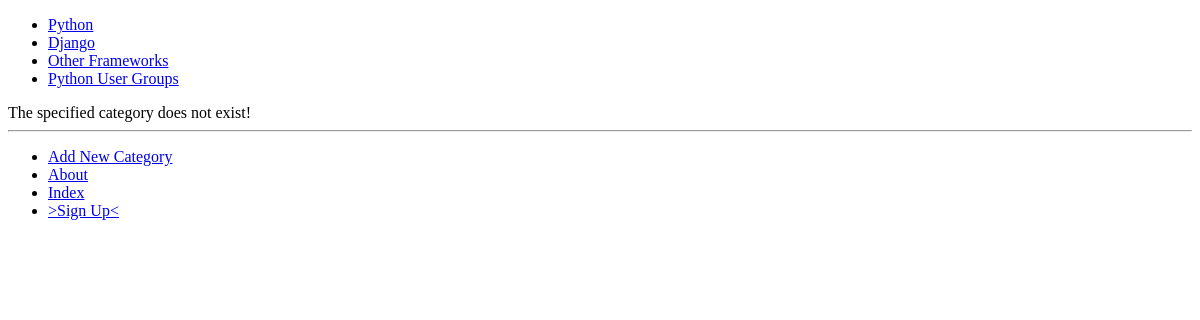
/rango/category/chinese-cartoons/, run on an earlier commit of the app's database.
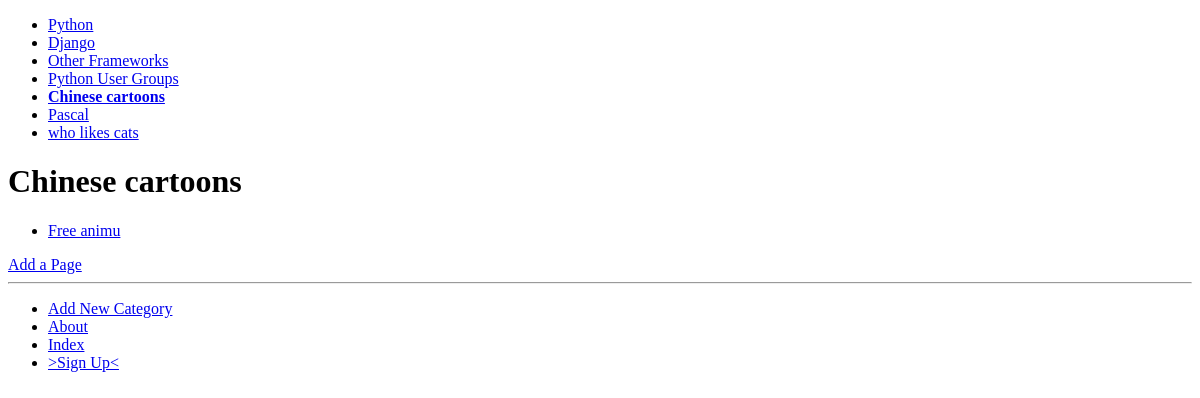
And on a later commit of the database.
### rango/models.py (models this page shows, shortened)
class Category(models.Model):
    name = models.CharField(max_length=128, unique=True)
    views = models.IntegerField(default=0)
    likes = models.IntegerField(default=0)
    slug = models.SlugField(unique=True)
    class Meta:
        verbose_name_plural = 'Categories'

class Page(models.Model):
    category=models.ForeignKey(Category)
    title=models.CharField(max_length=128)
    url=models.URLField()
    views=models.IntegerField(default=0)

### rango/views.py (the view)
def show_category(request,category_name_slug):
    context_dict={}
    try:
        category = Category.objects.get(slug=category_name_slug)
        pages = Page.objects.filter(category=category)
        context_dict['pages'] = pages
        context_dict['category'] = category
    except Category.DoesNotExist:
        context_dict['category'] = None
        context_dict['pages'] = None
    return render(request, 'rango/category.html', context_dict)

### rango/templatetags/rango_template_tags.py (called while the page is built)
@register.inclusion_tag('rango/cats.html')
def get_category_list(cat=None):
    return {'cats':Category.objects.all(),
        'act_cat':cat}

### templates/rango/category.html (shortened to what this page needs)
{% extends 'rango/base.html' %}
{% load staticfiles %}
 {% block body_block %}
     {% if category %}
         <h1>{{ category.name }}</h1>
         {% if pages %}
             <ul>
             {% for page in pages %}
                 <li><a href="{{ page.url }}">{{ page.title }}</a></li>
             {% endfor %}
              </ul>
         {% else %}
             <strong>No pages currently in category.</strong>
         {% endif %}
         <a href="{% url 'add_page' category.slug %}">Add a Page</a>
     {% else %}
         The specified category does not exist!
     {% endif %}
 {% endblock %}

### templates/rango/base.html (shortened to what this page needs)
<!DOCTYPE html>
{% load rango_template_tags %}
<html lang="en">
     <div>
        {% block sidebar_block %}
            {% get_category_list category %}
        {% endblock %}
     </div>
    <head>
    </head>
    <body>
        <div>
            {% block body_block %}
            {% endblock %}
        </div>
        <hr />
        <div>
            <ul>
                <li><a href="{% url 'add_category' %}">Add New Category</a></li>
                <li><a href="{% url 'about' %}">About</a></li>
                <li><a href="{% url 'index' %}">Index</a></li>
                <li><a href="{% url 'register' %}" >>Sign Up<</a></li>
            </ul>
        </div>
    </body>
</html>

### templates/rango/cats.html
<!DOCTYPE html>
<html lang="en">
<ul>
    {% for c in cats %}
        {% if c == act_cat %}
            <li>
            <strong>
                <a href="{% url 'show_category' c.slug %}">{{ c.name }}</a>
            </strong>
            </li>
    {% else %}
            <li>
                <a href="{% url 'show_category' c.slug %}">{{ c.name }}</a>
        </li>
    {% endif %}
{% endfor %}
 </ul>
</html>

What changed in the data, as far as the page shows it:
added Category: name "Chinese cartoons"
added Category: name "Pascal"
added Category: name "who likes cats"
added Page: title "Free animu"
Also different on the page:
text no longer shown: "The specified category does not exist!"
text now shown: "Add a Page"
